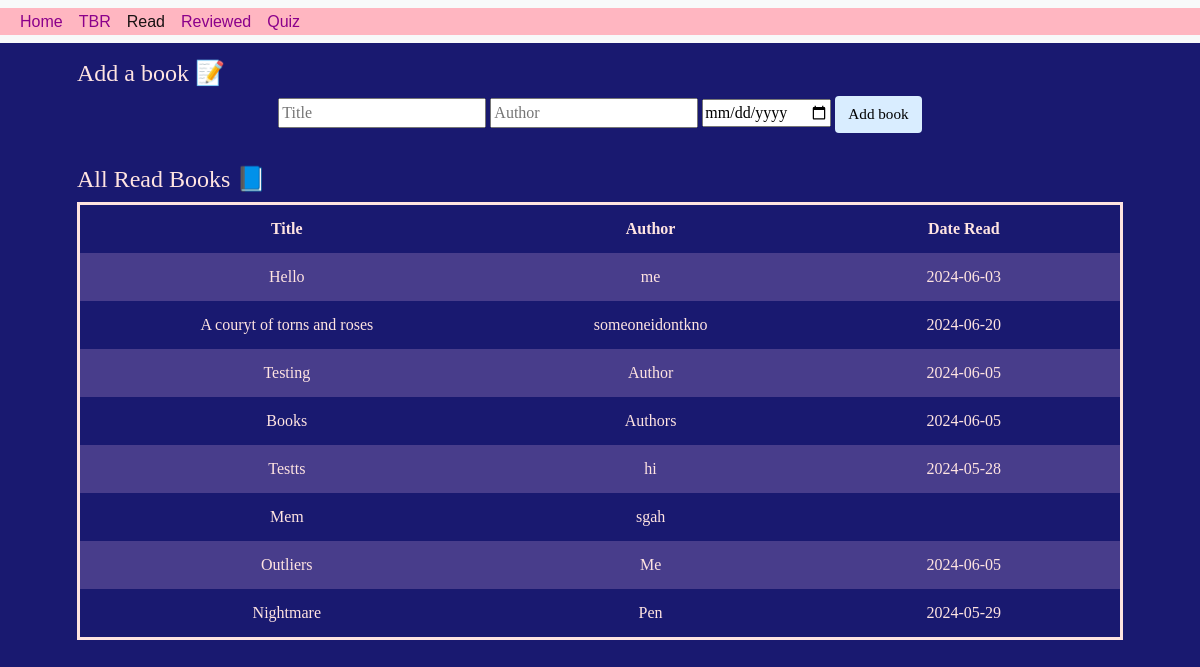
The app's page /read with its own data.
### tables this page shows
CREATE TABLE 'read' ('title' TEXT PRIMARY KEY NOT NULL, 'author' TEXT, 'date' DATETIME DEFAULT CURRENT_DATE);

### app.py (the view)
@app.route("/read", methods=["GET", "POST"])
def read():
    if request.method == "POST":
        title = request.form.get("title")
        author = request.form.get("author")
        date = request.form.get("date")
        db.execute("INSERT INTO read (title, author, date) VALUES(?, ?, ?)", title, author, date)
        return redirect("/read")
    else:
        read = db.execute(f"SELECT * FROM read")
        return render_template("pageTwo.html", books=read)

### app.py (called while the page is built)
@app.after_request
def after_request(response):
    response.headers["Cache-Control"] = "no-cache, no-store, must-revalidate"
    response.headers["Expires"] = 0
    response.headers["Pragma"] = "no-cache"
    return response

### templates/pageTwo.html (shortened to what this page needs)
<!DOCTYPE html>
<html lang="en">
    <head>
        <link href="https://cdn.jsdelivr.net/npm/bootstrap@5.2.3/dist/css/bootstrap.min.css" rel="stylesheet">
        <link href="/static/styles.css" rel="stylesheet">
    </head>
    <body>
        <nav class="navbar navbar-expand-lg bg-light">
            <div class="container-fluid">
                <ul class="navbar-nav me-auto mb-2 mb-lg-0">
                    <li class="nav-item">
                        <a class="nav-link" href="/">Home</a>
                    </li>
                    <li class="nav-item">
                        <a class="nav-link" href="/toread">TBR</a>
                    </li>
                    <li class="nav-item">
                        <a class="nav-link active" aria-current="page" href="/read">Read</a>
                    </li>
                    <li class="nav-item">
                        <a class="nav-link" href="/reviews">Reviewed</a>
                    </li>
                    <li class="nav-item">
                        <a class="nav-link" href="/quiz">Quiz</a>
                    </li>
                </ul>
            </div>
        </nav>
        <div class="container">
            <div class="section">
                <h2>Add a book &#128221;</h2>
                <form action="/read" method="post">
                    <input name = "title" placeholder = "Title" type="input">
                    <input name="author" placeholder  ="Author" type = "input">
                    <input name = "date" placeholder = "MM-DD-YYYY" type = "date">
                    <input type="submit" value = "Add book">
                </form>
            </div>
            <div class="section">
                <h2>All Read Books &#128216;</h2>
                <table style="border:3px solid MistyRose">
                    <thead>
                        <tr>
                            <th>Title</th>
                            <th>Author</th>
                            <th>Date Read</th>
                        </tr>
                    </thead>
                    <tbody>
                        {% for book in books %}
                            <tr>
                                <td>{{ book.title }}</td>
                                <td>{{ book.author }}</td>
                                <td>{{ book.date }}</td>
                            </tr>
                        {% endfor %}
                    </tbody>
                </table>
            </div>
        </div>
    </body>
</html>

### static/styles.css (style rules this page uses)
body { background-color: MidnightBlue; color: MistyRose; font-size: 1rem; font-weight: 400; line-height: 1.5; margin: 1; text-align: left; }
.container { font-family: 'Georgia'; text-align: center; margin-left: auto; margin-right: auto; padding-left: 15px; padding-right: 15px; }
.section { padding: 1rem 2rem 1rem 2rem; }
h2 { font-family: 'Georgia'; font-size: 24px; text-align: left; }
ul { text-align: left; }
nav { background-color: LightPink; font-family: 'Georgia', sans-serif; }
.container-fluid { background-color: LightPink; margin-left: auto; margin-right: auto; }
button, input[type="submit"] { background-color: #d9edff; border: 1px solid transparent; border-radius: 0.25rem; font-size: 0.95rem; font-weight: 400; line-height: 1.5; padding: 0.375rem 0.75rem; text-align: center; transition: color 0.15s ease-in-out, background-color 0.15s ease-in-out, border-color 0.15s ease-in-out, box-shadow 0.15s ease-in-out; vertical-align: middle; }
table { background-color: transparent; margin-bottom: 1rem; width: 100%; }
table th, table td { padding: 0.75rem; vertical-align: middle; min-width: 150px }
tbody tr:nth-of-type(odd) { background-color: DarkSlateBlue; }
a:link { color: DarkMagenta; text-decoration: none; padding: 0.1rem 0.75rem; margin-right: auto; margin-left: auto; vertical-align: middle; }

### records on screen
read: title "Hello", author "me", date "2024-06-03"
read: title "A couryt of torns and roses", author "someoneidontkno", date "2024-06-20"
read: title "Testing", author "Author", date "2024-06-05"
read: title "Books", author "Authors", date "2024-06-05"
read: title "Testts", author "hi", date "2024-05-28"
read: title "Mem", author "sgah"
read: title "Outliers", author "Me", date "2024-06-05"
read: title "Nightmare", author "Pen", date "2024-05-29"
